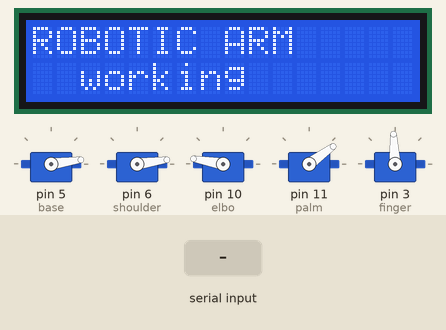
Recording of a sketch running on a simulated Arduino Uno, built with avr-gcc and run on an emulated ATmega328P. Parts: 5 × servo, 16×2 character LCD. The inputs (shaded band) are chosen by the test bench.

Above: at 1.2 s.
1.3 s: "1" received over Serial
At 3.3 s:
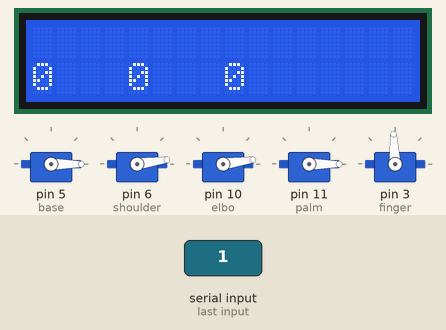
3.8 s: "0" received over Serial
At 5.4 s:
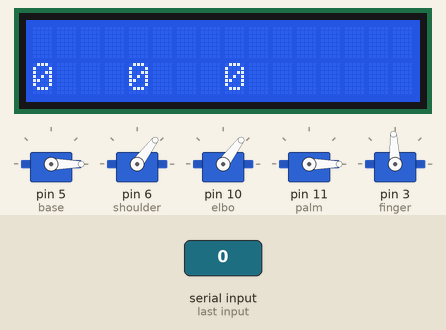
Timing chart, 0 to 6.9 s (numbered marks = the images above; inputs shaded):
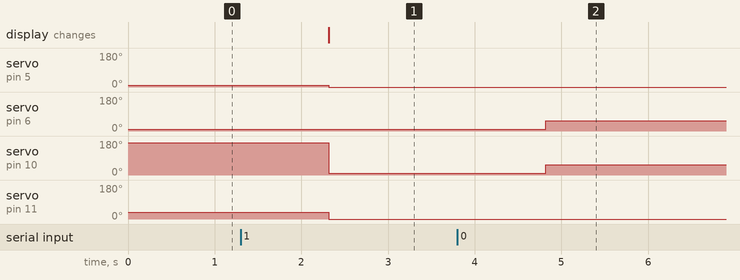

Measured:
- after the input at 1.3 s, servo on pin 5 (base): 8° → 0° after 1.0 s; servo on pin 10 (elbo): 170° → 8° after 1.0 s; servo on pin 11 (palm): 36° → 0° after 1.0 s; the display: changes after 1.0 s (image 1)
- after the input at 3.8 s, servo on pin 6 (shoulder), servo on pin 10 (elbo): 8° → 53° after 1.0 s

The sketch:

BT_RECEIVE_1.ino
```cpp
#include <Servo.h>
#include <Wire.h>
#include <LiquidCrystal_I2C.h>

#include <Ramp.h>
LiquidCrystal_I2C lcd(0x27, 16, 2);

#include <ArduinoJson.h>

Servo base;
Servo elbo;
Servo shoulder;
Servo palm;
Servo finger;

int k, l, m;
int motion;


int baseAngle = 1400, palmAngle = 1400, fingerAngle = 1400;

int Ax, Ay, Az, pot_fin, Gz, pot_z, pick_ang = 1500, palm_ang, b;


int servo1Offset = 2150;      // gripper closed - max 2200
int servo2Offset = 630;      // shoulder back - min 600  (1120 mid)
int servo3Offset = 2300;      // elbow back - max 2180 (1180 mid)
int servo4Offset = 1555;

double zTarget;
double xTarget;


double theta;
double alpha;
double shi;
float length = 28; //...................................in cm
float sholder1home = 45;
float elbohome = 170;
float a1;
float a2;
double theta_degree, shi_degree;
float x, z;
float h;
int shoulderangle;
int elboangle;
int shoulderms;
int elboms;

bool flag = 0;

//unsigned long currentMillis;//..................................................millis
//unsigned long previousMillis=millis();
unsigned long previousStepMillis = millis();    // set up timers


class Interpolation {
  public:
    rampInt myRamp;
    int interpolationFlag = 0;
    int savedValue = 10;

    int go(int input, int duration) {

      if (input != savedValue) {   // check for new data
        interpolationFlag = 0;
      }
      savedValue = input;          // bookmark the old value

      if (interpolationFlag == 0) {                                        // only do it once until the flag is reset
        myRamp.go(input, duration, LINEAR, ONCEFORWARD);              // start interpolation (value to go to, duration)
        interpolationFlag = 1;
      }

      int output = myRamp.update();
      return output;
    }
};    // end of class

Interpolation interpX;
Interpolation interpZ;
float pre_elboms,pre_shoulderms;


void setup() {

  base.attach(5);
  shoulder.attach(6);
  elbo.attach(10);

  palm.attach(11);
  finger.attach(3);
  Serial.begin(9600); // Default communication rate of the Bluetooth module


  shoulder.writeMicroseconds(630);
  base.writeMicroseconds(630);
  elbo.writeMicroseconds(2300);
  palm.writeMicroseconds(917);
  finger.writeMicroseconds(1500);
   pre_shoulderms=630;
   pre_elboms=2300;
  lcd.init();
  // Print a message to the LCD.
  lcd.backlight();
  lcd.setCursor(0, 0);
  lcd.print("ROBOTIC ARM");
  lcd.setCursor(2, 1);
  lcd.print("working");
  xTarget=10;
  zTarget=10;

}

void loop() {
  if (Serial.available() > 0) { // Checks whether data is comming from the serial port

    StaticJsonDocument<800> doc;

    DeserializationError err = deserializeJson(doc, Serial);

    if (err == DeserializationError::Ok)
    {
      // Print the values
      // (we must use as<T>() to resolve the ambiguity)

      Ax = doc["Ax"].as<long>();

      Ay = doc["Ay"].as<int>();

      pot_fin = doc["pot_fin"].as<int>();
      pot_z = doc["pot_z"].as<int>();
      Gz = doc["Gz"].as<int>();

      if (millis() - previousStepMillis > 500)
      {
        previousStepMillis = millis();
        lcd.clear();
        lcd.setCursor(0, 1);
        lcd.print(Ax);
        lcd.setCursor(4, 1);
        lcd.print(Ay);
        lcd.setCursor(8, 1);
        lcd.print(pot_fin);
        //        lcd.setCursor(0, 0);
        //        lcd.print(z);
        //        lcd.setCursor(6, 0);
        //        lcd.print(x);

        flag = 1;
      }


    }
    else
    {
      //        Print error to the "debug" serial port
      lcd.clear();
      lcd.setCursor(0, 0);
      lcd.print("deserializeJson() returned ");
      lcd.setCursor(0, 1);
      lcd.print(err.c_str());
      flag = 0;
      // Flush all bytes in the "link" serial port buffer

    }


  }
  else
  {
    flag = 0;
  }


if(flag==1){

  if (Ax < -50)
  {
    xTarget+=10;
   xTarget = constrain(xTarget, 1, 2 * length);

  }
  if (Ax > 50)
  {
   xTarget-=10;
   xTarget= constrain(xTarget, 1, 2 * length);
  }
  if (Ay < -50)
  {
    b += 100;
    b = constrain(b, 600, 2100);

  }
  if (Ay > 50)
  {
    b -= 100;
    b = constrain(b, 600, 2100);
  }
  ///////////////
  double z_range = sqrt((4 * length * length) - (x * x));

  if (pot_z < 250)
  {
    zTarget-=10;
    zTarget = constrain(zTarget, 1, z_range);
  }
  if (pot_z > 250 && pot_z < 450)
  {
    zTarget+=10;
    zTarget = constrain(zTarget, 1, z_range);
  }
  if (pot_z > 450)
  {
    zTarget = z;
  }


  ////////////////
  if (pot_fin > 600)
  {
    pick_ang += 50;
    pick_ang = constrain(pick_ang, 1500, 2300);
  }
  if (pot_fin < 600 && pot_fin > 350)
  {
    pick_ang -= 50;
    pick_ang = constrain(pick_ang, 1500, 2300);
  }
  if (pot_fin < 350)
  {
    pick_ang = pick_ang;
  }
  //////
  // if(Gz<-50)
  // {
  //  palm_ang+=100;
  //  palm_ang=constrain(palm_ang,600,1800);
  // }
  //  if(Gz>50)
  // {
  //  palm_ang-=100;
  //  palm_ang=constrain(palm_ang,600,1800);
  // }


  if ((sq(x) + sq(z)) < sq(2 * length)) {

    // step sequencer

         z = interpZ.go(zTarget,100);
         x = interpX.go(xTarget,100);

    // *** Inverse Kinematics ***

    // calculate modification to shoulder angle and arm length

    shi = atan(z / x);
    shi_degree = shi * (180.0 / 3.14);  // degrees
    h = sqrt((x * x) + (z * z));
    theta = acos(h / (2 * length));
    theta_degree =  theta * (180 / PI);
    a2 = 2 * theta_degree;
    alpha = theta_degree + shi_degree;
    a1 = 180 - alpha;
    shoulderangle = a1 - 45;
    elboangle = a2;

    shoulderms = (shoulderangle * 9.5) + 630;
    elboms = (shoulderangle * 9.5) + 630;

    //          Serial.print(y_range);
    //          Serial.print("   ");
    //          Serial.print(shi);
    //          Serial.print("   ");
    //          Serial.print(a1);
    //          Serial.print("   ");
    //           Serial.print(h);
    //          Serial.print("   ");

    //      Serial.print(x);
    //      Serial.print("   ");
    //      Serial.print(z);
    //      Serial.print("   ");
    //      Serial.print(shoulderangle);
    //      Serial.print("   ");
    //      Serial.print(elboangle);
    //      Serial.println("   ");


    if (! isnan(elboms)  ) {
      elbo.writeMicroseconds(elboms);
      pre_elboms=elboms;
    }
    if (! isnan(shoulderms) ) {
      shoulder.writeMicroseconds(shoulderms);
      pre_shoulderms=shoulderms;
    }
  }

  base.writeMicroseconds(b);    // elbow

  palm.writeMicroseconds(palm_ang);    // elbow
  finger.writeMicroseconds(pick_ang);    // elbow

}
delay(10);
}
```
